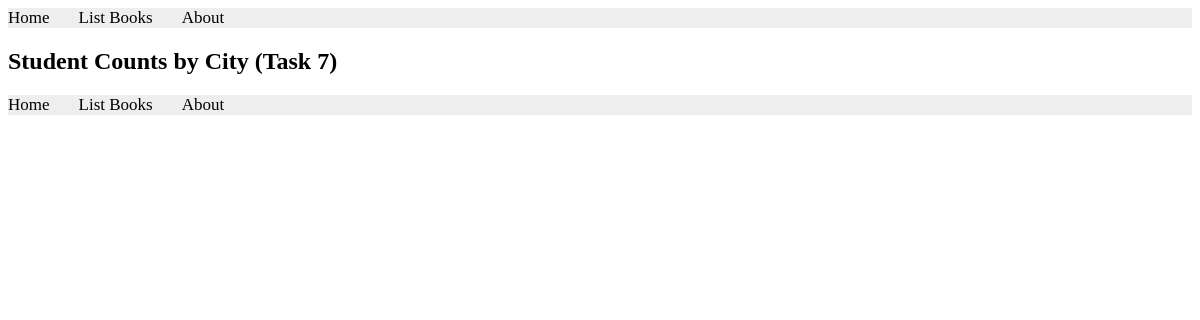
The page /books/lab8/task7/ on the database as committed earlier.
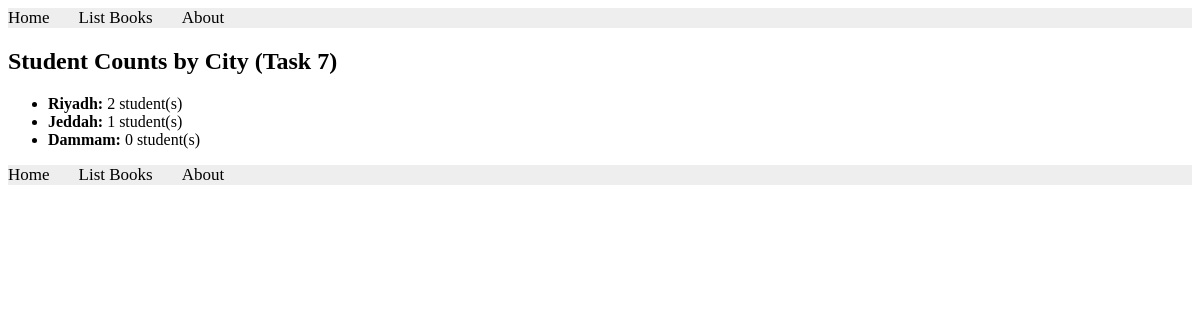
The same page on the database as committed later.
### apps/bookmodule/models.py (models this page shows, shortened)
class Address(models.Model):
    city = models.CharField(max_length=100)

### apps/bookmodule/views.py (the view)
# urls.py: path('lab8/task7/', views.lab8_task7, name="lab8.task7"),
def lab8_task7(request):
    cities = Address.objects.annotate(student_count=Count('student'))
    return render(request, 'bookmodule/city_counts.html', {'cities': cities})

### apps/templates/bookmodule/city_counts.html (shortened to what this page needs)
{% extends "layouts/base.html" %}
{% load static %}
{% block content %}
  <h2>Student Counts by City (Task 7)</h2>
  <ul>
    {% for city in cities %}
      <li>
        <strong>{{ city.city }}:</strong> {{ city.student_count }} student(s)
      </li>
    {% endfor %}
  </ul>
{% endblock content %}

Rows that differ between the two databases and show on the page:
added Address: city "Riyadh", student_count "2"
added Address: city "Jeddah", student_count "1"
added Address: city "Dammam", student_count "0"
